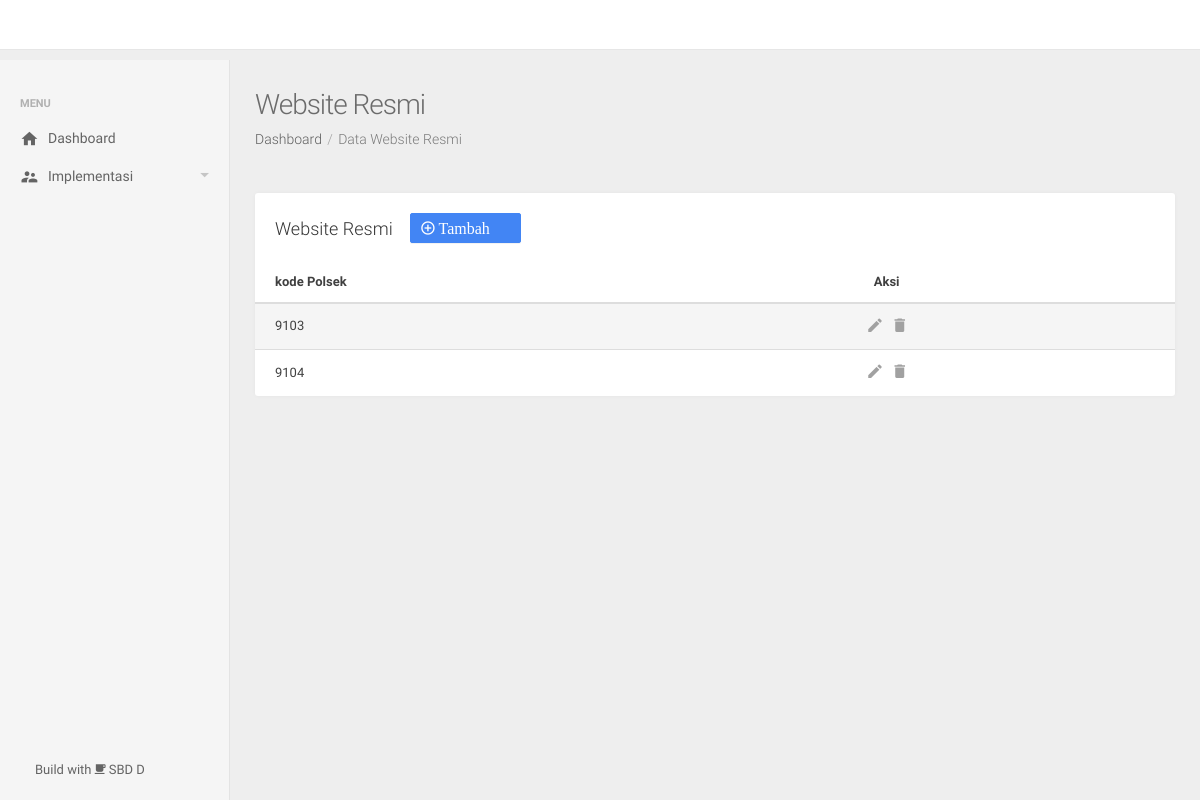
/website_resmi/, run on an earlier commit of the app's database.
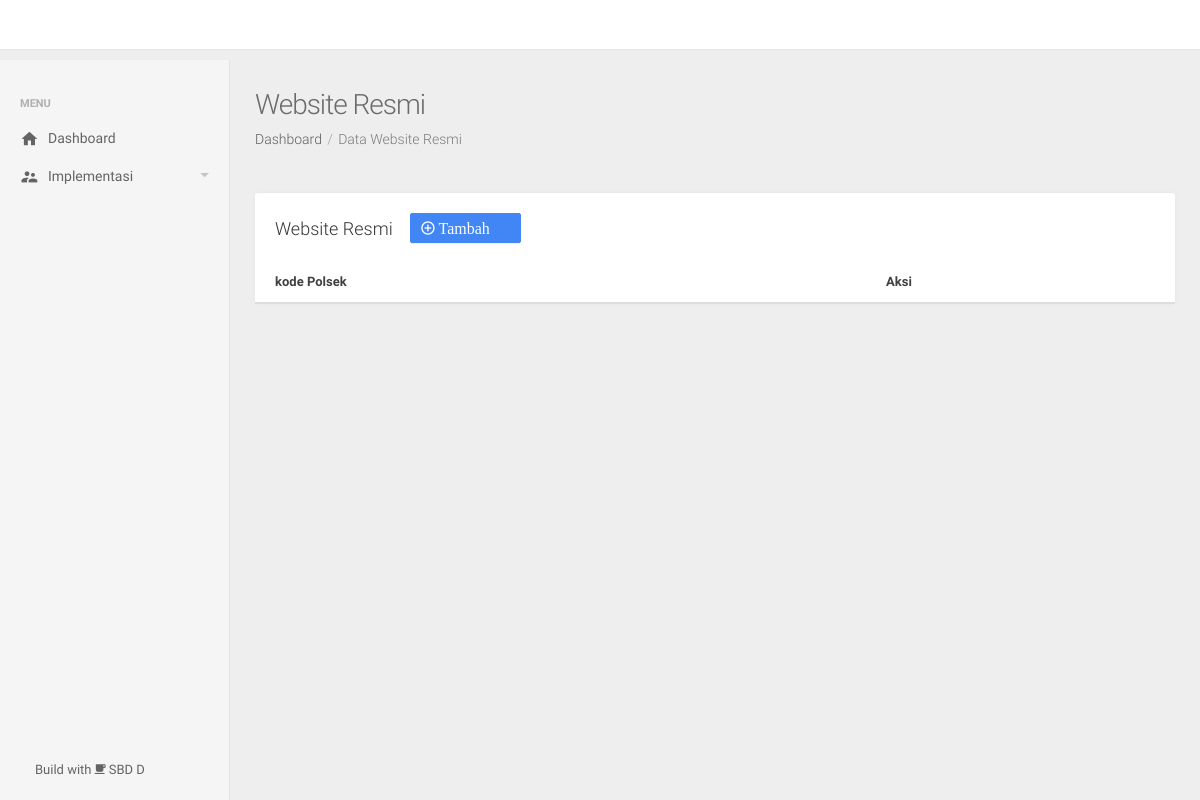
And on a later commit of the database.
### app/models.py (models this page shows)
class WebsiteResmi(db.Model):
    kodePolsek = db.Column(db.Integer, primary_key=True)
    WebsiteResmiPolsek = db.Column(db.String(12), nullable=True)
    WebsiteResmiMedcen = db.Column(db.String(12), nullable=True)

### app/routes.py (the view)
@app.route('/website_resmi/')
def website_resmi():
    return render_template('webresmi/webresmi.html', title='Website Resmi', submenu='dataWebsite Resmi', link1='Data Website Resmi' ,data=WebsiteResmi.query.all())

### app/templates/webresmi/webresmi.html (shortened to what this page needs)
{% extends 'layout.html' %}
{% block content %}
<div class="row">
    <div class="col-sm-12">
        <div class="panel panel-default panel-table">
            <div class="panel-heading">{{title}}&nbsp;&nbsp;&nbsp;
                <a href="{{ url_for ('website_resmiAdd') }}">
                    <button class="btn btn-space btn-primary">
                        <div class="icon mdi mdi-plus-circle-o">&nbsp;Tambah&nbsp; &nbsp; &nbsp; </div>
                    </button>
                </a>
            </div>
            <div class="panel-body">
                <table class="table table-striped table-hover">
                    <thead>
                        <tr>
                            <th style="width:20%;">kode Polsek</th>
                            <th></th>
                            <th class="actions">Aksi</th>
                        </tr>
                    </thead>
                    <tbody>
                        {% for row in data %}
                            <tr>
                                <td>{{row.kodePolsek}}</td>
                                <td></td>
                                <td class="actions">
                                    <a href="{{url_for('website_resmiEdit', kodePolsek=row.kodePolsek)}}">
                                        <i class="icon mdi mdi-edit"></i>
                                    </a>&nbsp;&nbsp;
                                    <buton data-toggle="modal" data-target="#md-footer-danger{{row.kodePolsek}}">
                                        <i class="icon mdi mdi-delete"></i>
                                    </buton>
                                </td>
                            </tr>
                        {% endfor %}
                    </tbody>
                </table>
            </div>
        </div>
    </div>
</div>
{% endblock content %}

What changed in the data, as far as the page shows it:
removed WebsiteResmi: kodePolsek "9103"
removed WebsiteResmi: kodePolsek "9104"
